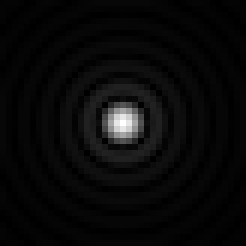
#> input picture assets/images/generated/sample-airy-f22.png, 246 x 246 px, given in place of sample-color.png, which was not available
$ python generate_plots.py   (older library calls are emulated)
#> lines starting #> are read from the running program, lines starting #| are printed output that depends on the picture; pictures that were not available may be replaced by others from this repository, and a replacement may not be noted
"""Matplotlib figures used as pictures in Chapter 6.5 (needs matplotlib, tested with 3.11.2).

Run from the repo root after generate_samples.py:  python assets/images/generate_plots.py
"""
from pathlib import Path

import cv2
import numpy as np
import matplotlib

matplotlib.use("Agg")
import matplotlib.pyplot as plt

OUT = Path(__file__).resolve().parent / "generated"
color = cv2.imread(str(OUT / "sample-color.png"))
#> color is the input picture: shape (246, 246, 3); min 0, max 255, mean 9.2
gray = cv2.imread(str(OUT / "sample-scene.png"), cv2.IMREAD_GRAYSCALE)
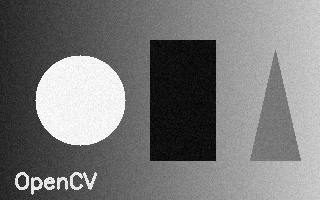
#> input picture assets/images/generated/sample-scene.png, 320 x 200 px
#> gray is the input picture: shape (200, 320); min 0, max 255, mean 120.3

# 1. BGR passed straight to matplotlib vs converted to RGB
fig, ax = plt.subplots(1, 2, figsize=(6.4, 2.2), dpi=100)
ax[0].imshow(color); ax[0].set_title("plt.imshow(img)  (BGR: wrong)", fontsize=9)
ax[1].imshow(cv2.cvtColor(color, cv2.COLOR_BGR2RGB)); ax[1].set_title("cvtColor(img, BGR2RGB)", fontsize=9)
for a in ax:
    a.axis("off")
fig.savefig(OUT / "sample-plot-bgr.png", bbox_inches="tight")
plt.close(fig)

# 2. Automatic colour scaling of a low-contrast gray image
flat = (100 + gray.astype(np.float32) * 40 / 255).astype(np.uint8)
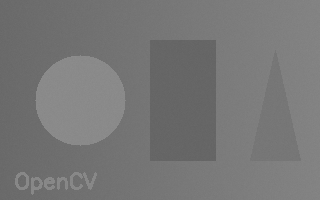
#> flat: shape (200, 320); min 100, max 140, mean 118.4
fig, ax = plt.subplots(1, 3, figsize=(9, 2.2), dpi=100)
for a, (title, kw) in zip(ax, [("default (viridis, auto)", {}), ("cmap='gray' (auto)", {"cmap": "gray"}),
                               ("cmap='gray', vmin=0, vmax=255", {"cmap": "gray", "vmin": 0, "vmax": 255})]):
    a.imshow(flat, **kw); a.set_title(title, fontsize=9); a.axis("off")
fig.savefig(OUT / "sample-plot-gray-scaling.png", bbox_inches="tight")
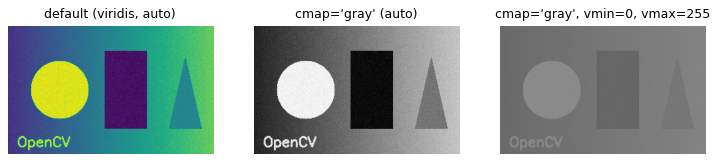
#> figure drawn by matplotlib, 3 panels
plt.close(fig)

# 3. Image, row profile and histogram
row = 100
counts, edges = np.histogram(gray, bins=32, range=(0, 256))
#> counts = 32 values, max 3491 at index 1, min 97 at index 26, mean 2000; edges = 33 values from 0 to 256
fig, ax = plt.subplots(1, 3, figsize=(10, 2.6), dpi=100)
ax[0].imshow(gray, cmap="gray", vmin=0, vmax=255); ax[0].axhline(row, color="red", lw=1)
ax[0].set_title(f"image, row {row} in red", fontsize=9); ax[0].axis("off")
ax[1].plot(gray[row], lw=1); ax[1].set_xlabel("x (column)"); ax[1].set_ylabel("value"); ax[1].set_ylim(0, 255)
ax[1].set_title("profile along the row", fontsize=9)
ax[2].bar(edges[:-1], counts, width=8, align="edge"); ax[2].set_xlabel("grey level"); ax[2].set_title("histogram", fontsize=9)
fig.tight_layout()
fig.savefig(OUT / "sample-plot-profile-hist.png", dpi=100)
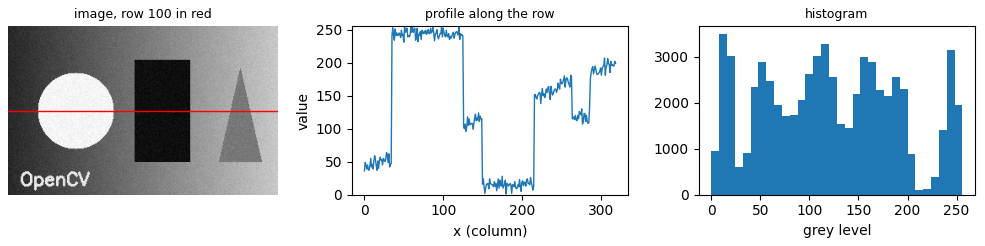
#> figure drawn by matplotlib, 3 panels; panel 2: curve peaks at x = 51, y = 255; panel 3: tallest bar 3491 high, from x = 8 to 16
plt.close(fig)

# 4. A float result (gradient magnitude) with a colour bar
gx = cv2.Sobel(gray, cv2.CV_32F, 1, 0, ksize=3)
gy = cv2.Sobel(gray, cv2.CV_32F, 0, 1, ksize=3)
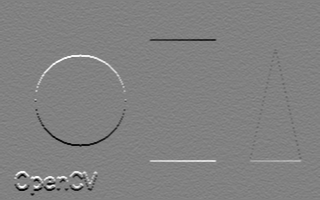
#> gy: shape (200, 320) float32; min -757, max 734, mean 0; drawn with min black and max white
mag = cv2.magnitude(gx, gy)
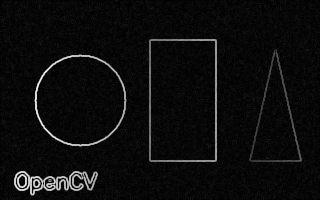
#> mag: shape (200, 320) float32; min 0, max 886.6, mean 46.6; drawn with min black and max white
fig, ax = plt.subplots(figsize=(4.6, 2.6), dpi=100)
im = ax.imshow(mag, cmap="inferno"); ax.set_title("gradient magnitude (float32)", fontsize=9); ax.axis("off")
fig.colorbar(im, ax=ax, shrink=0.85, label="|gradient|")
fig.savefig(OUT / "sample-plot-heatmap.png", bbox_inches="tight")
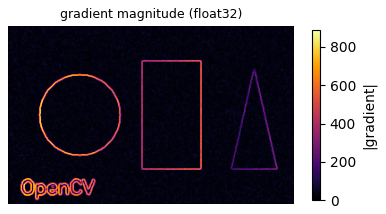
#> figure drawn by matplotlib, 2 panels
plt.close(fig)
print("wrote 4 plot images to", OUT)
